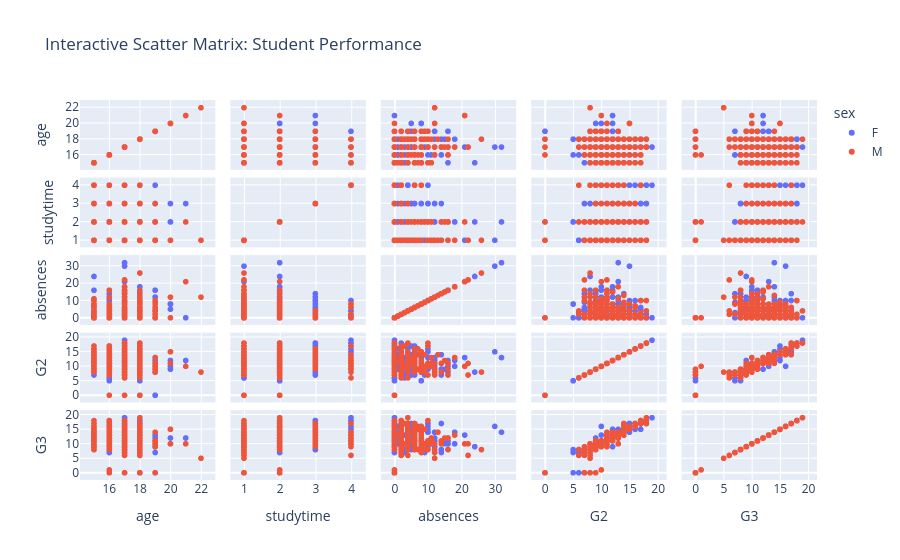
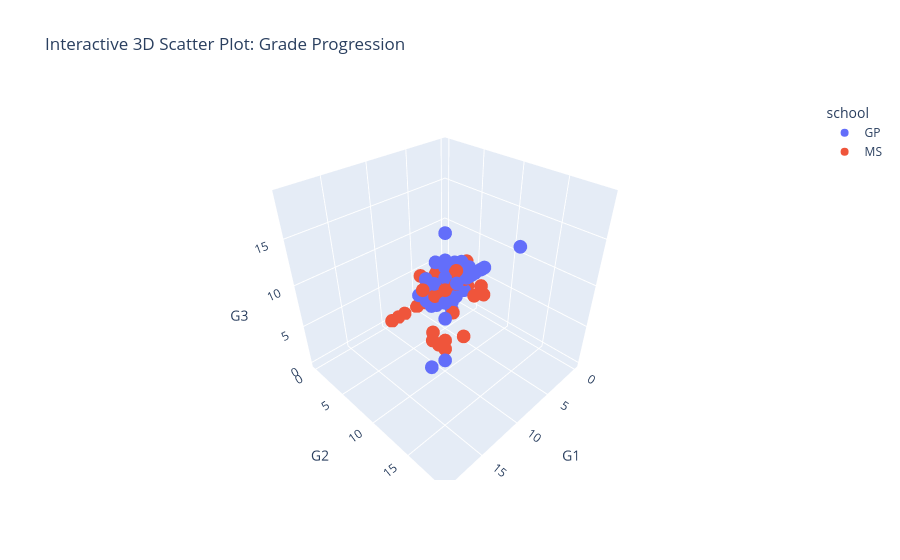
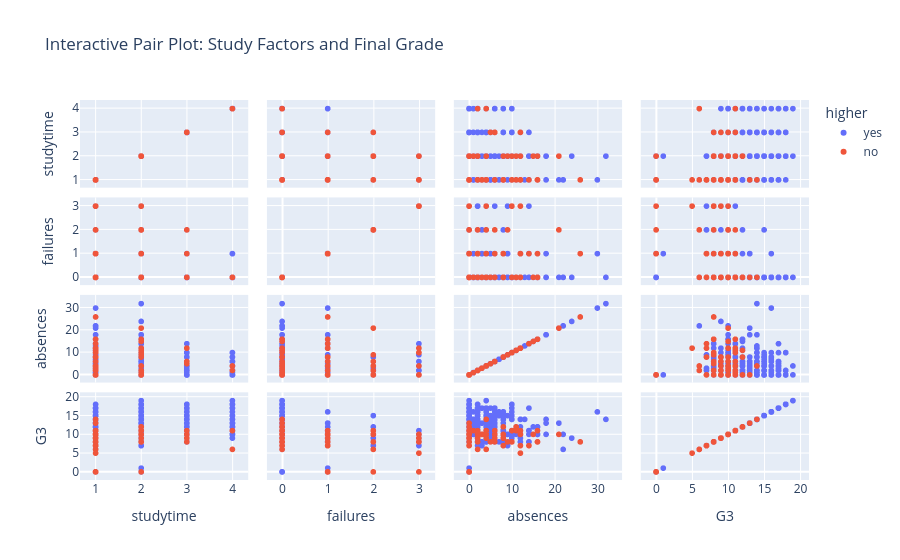

The notebook cell saved with these charts, in order:
### Code cell
# Interactive scatter matrix
scatter_cols = ["age", "studytime", "absences", "G2", "G3"]

fig = px.scatter_matrix(
    df,
    dimensions=scatter_cols,
    color="sex",
    title="Interactive Scatter Matrix: Student Performance"
)
fig.write_html("reports/figures/scatter_matrix.html")
fig.show()

# Interactive 3D scatter plot
fig = px.scatter_3d(
    df,
    x="G1",
    y="G2",
    z="G3",
    color="school",
    hover_data=["sex", "age", "studytime", "absences"],
    title="Interactive 3D Scatter Plot: Grade Progression"
)
fig.write_html("reports/figures/3d_scatter.html")
fig.show()

# Interactive pair plot
pair_cols = ["studytime", "failures", "absences", "G3"]

fig = px.scatter_matrix(
    df,
    dimensions=pair_cols,
    color="higher",
    title="Interactive Pair Plot: Study Factors and Final Grade"
)
fig.write_html("reports/figures/pair_plot.html")
fig.show()

print("Saved: scatter_matrix.html, 3d_scatter.html, pair_plot.html")

### Figure 1 — Plotly figure (JSON) as saved in the notebook; plotly's stock layout.template omitted (floating-point values rounded to 4 significant figures; data arrays with more than 128 entries replaced by an {"elided": "..."} marker saying what was removed)
{"data": [{"dimensions": [{"axis": {"matches": true}, "label": "age", "values": {"elided": "383 int values"}}, {"axis": {"matches": true}, "label": "studytime", "values": {"elided": "383 int values"}}, {"axis": {"matches": true}, "label": "absences", "values": {"elided": "383 int values"}}, {"axis": {"matches": true}, "label": "G2", "values": {"elided": "383 int values"}}, {"axis": {"matches": true}, "label": "G3", "values": {"elided": "383 int values"}}], "hovertemplate": "sex=F<br>%{xaxis.title.text}=%{x}<br>%{yaxis.title.text}=%{y}<extra></extra>", "legendgroup": "F", "marker": {"color": "#636efa", "symbol": "circle"}, "name": "F", "showlegend": true, "type": "splom"}, {"dimensions": [{"axis": {"matches": true}, "label": "age", "values": {"elided": "266 int values"}}, {"axis": {"matches": true}, "label": "studytime", "values": {"elided": "266 int values"}}, {"axis": {"matches": true}, "label": "absences", "values": {"elided": "266 int values"}}, {"axis": {"matches": true}, "label": "G2", "values": {"elided": "266 int values"}}, {"axis": {"matches": true}, "label": "G3", "values": {"elided": "266 int values"}}], "hovertemplate": "sex=M<br>%{xaxis.title.text}=%{x}<br>%{yaxis.title.text}=%{y}<extra></extra>", "legendgroup": "M", "marker": {"color": "#EF553B", "symbol": "circle"}, "name": "M", "showlegend": true, "type": "splom"}], "layout": {"dragmode": "select", "legend": {"title": {"text": "sex"}, "tracegroupgap": 0}, "title": {"text": "Interactive Scatter Matrix: Student Performance"}}}

### Figure 2 — Plotly figure (JSON) as saved in the notebook; plotly's stock layout.template omitted (floating-point values rounded to 4 significant figures; data arrays with more than 128 entries replaced by an {"elided": "..."} marker saying what was removed)
{"data": [{"customdata": {"elided": "423x4 mixed values"}, "hovertemplate": "school=GP<br>G1=%{x}<br>G2=%{y}<br>G3=%{z}<br>sex=%{customdata[0]}<br>age=%{customdata[1]}<br>studytime=%{customdata[2]}<br>absences=%{customdata[3]}<extra></extra>", "legendgroup": "GP", "marker": {"color": "#636efa", "symbol": "circle"}, "mode": "markers", "name": "GP", "scene": "scene", "showlegend": true, "type": "scatter3d", "x": {"elided": "423 int values"}, "y": {"elided": "423 int values"}, "z": {"elided": "423 int values"}}, {"customdata": {"elided": "226x4 mixed values"}, "hovertemplate": "school=MS<br>G1=%{x}<br>G2=%{y}<br>G3=%{z}<br>sex=%{customdata[0]}<br>age=%{customdata[1]}<br>studytime=%{customdata[2]}<br>absences=%{customdata[3]}<extra></extra>", "legendgroup": "MS", "marker": {"color": "#EF553B", "symbol": "circle"}, "mode": "markers", "name": "MS", "scene": "scene", "showlegend": true, "type": "scatter3d", "x": {"elided": "226 int values"}, "y": {"elided": "226 int values"}, "z": {"elided": "226 int values"}}], "layout": {"legend": {"title": {"text": "school"}, "tracegroupgap": 0}, "scene": {"domain": {"x": [0, 1], "y": [0, 1]}, "xaxis": {"title": {"text": "G1"}}, "yaxis": {"title": {"text": "G2"}}, "zaxis": {"title": {"text": "G3"}}}, "title": {"text": "Interactive 3D Scatter Plot: Grade Progression"}}}

### Figure 3 — Plotly figure (JSON) as saved in the notebook; plotly's stock layout.template omitted (floating-point values rounded to 4 significant figures; data arrays with more than 128 entries replaced by an {"elided": "..."} marker saying what was removed)
{"data": [{"dimensions": [{"axis": {"matches": true}, "label": "studytime", "values": {"elided": "580 int values"}}, {"axis": {"matches": true}, "label": "failures", "values": {"elided": "580 int values"}}, {"axis": {"matches": true}, "label": "absences", "values": {"elided": "580 int values"}}, {"axis": {"matches": true}, "label": "G3", "values": {"elided": "580 int values"}}], "hovertemplate": "higher=yes<br>%{xaxis.title.text}=%{x}<br>%{yaxis.title.text}=%{y}<extra></extra>", "legendgroup": "yes", "marker": {"color": "#636efa", "symbol": "circle"}, "name": "yes", "showlegend": true, "type": "splom"}, {"dimensions": [{"axis": {"matches": true}, "label": "studytime", "values": [1, 2, 2, 1, 1, 1, 1, 1, 1, 2, 1, 2, 1, 1, 1, 2, 1, 1, 1, 1, 2, 1, 2, 1, 2, 2, 2, 1, 3, 1, 2, 2, 1, 1, 1, 4, 1, 1, 1, 1, 1, 2, 1, 3, 3, 1, 1, 2, 1, 1, 4, 2, 1, 1, 1, 1, 2, 1, 1, 1, 1, 1, 3, 1, 2, 1, 2, 2, 1]}, {"axis": {"matches": true}, "label": "failures", "values": [3, 2, 3, 0, 0, 2, 0, 1, 1, 0, 3, 0, 1, 1, 0, 0, 1, 3, 0, 2, 1, 0, 0, 0, 0, 0, 1, 0, 0, 1, 0, 2, 0, 0, 1, 0, 0, 0, 1, 0, 0, 0, 0, 2, 1, 1, 1, 0, 0, 1, 0, 2, 0, 0, 1, 1, 2, 3, 1, 0, 0, 1, 0, 0, 1, 1, 0, 3, 0]}, {"axis": {"matches": true}, "label": "absences", "values": [0, 0, 10, 0, 16, 0, 6, 8, 2, 0, 10, 0, 14, 26, 4, 16, 8, 12, 8, 4, 4, 0, 8, 8, 12, 15, 0, 10, 12, 16, 11, 21, 11, 0, 0, 4, 8, 4, 0, 2, 0, 1, 6, 6, 6, 0, 4, 0, 0, 12, 2, 2, 3, 0, 2, 0, 9, 4, 12, 0, 0, 0, 5, 4, 2, 0, 0, 0, 3]}, {"axis": {"matches": true}, "label": "G3", "values": [10, 11, 8, 10, 8, 0, 11, 9, 8, 8, 8, 11, 7, 8, 11, 8, 10, 5, 7, 6, 11, 10, 12, 9, 10, 10, 10, 11, 11, 11, 12, 10, 11, 9, 7, 11, 9, 10, 10, 11, 9, 11, 8, 10, 9, 10, 10, 9, 13, 7, 6, 10, 10, 10, 9, 0, 8, 9, 10, 9, 7, 0, 8, 14, 10, 0, 12, 0, 10]}], "hovertemplate": "higher=no<br>%{xaxis.title.text}=%{x}<br>%{yaxis.title.text}=%{y}<extra></extra>", "legendgroup": "no", "marker": {"color": "#EF553B", "symbol": "circle"}, "name": "no", "showlegend": true, "type": "splom"}], "layout": {"dragmode": "select", "legend": {"title": {"text": "higher"}, "tracegroupgap": 0}, "title": {"text": "Interactive Pair Plot: Study Factors and Final Grade"}}}
